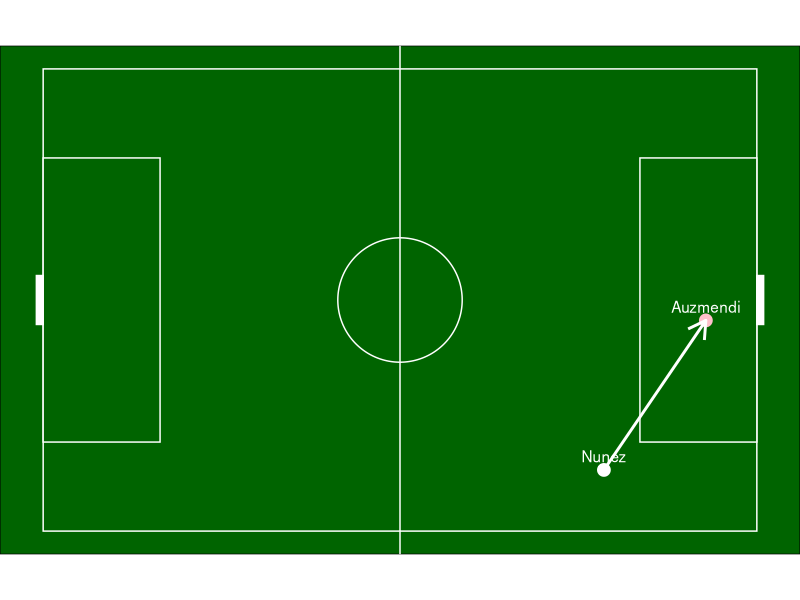
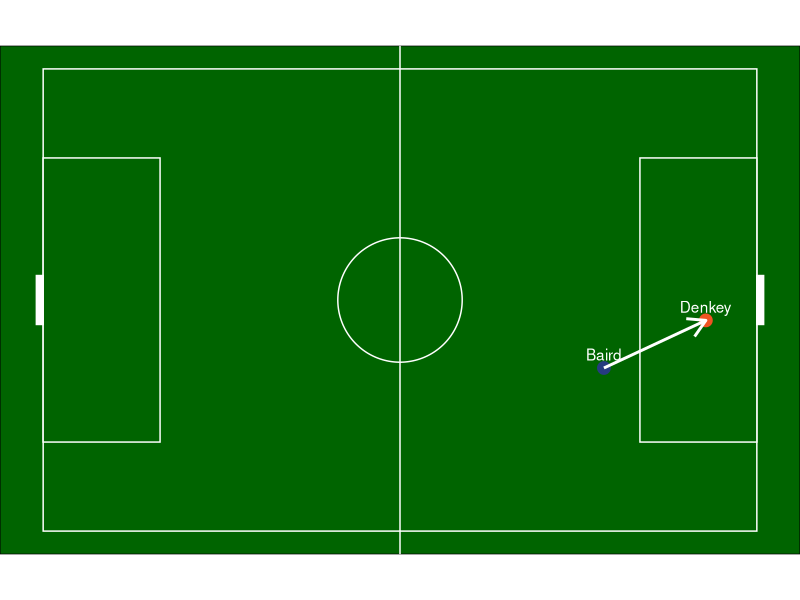

The R source for these figures, in order:
## ---- chunk 1
# Load required libraries
library(ggplot2)
library(grid)
library(ggforce)

# Function definition
create_soccer_field <- function(point1_x = -44.5, point1_y = -10, 
                              point2_x = 15, point2_y = -20,
                              arrow_direction = "2to1",
                              player1_name = NULL,
                              player2_name = NULL,
                              point1_color = "#F05323",
                              point2_color = "#263B80") {
  # Create base plot with field dimensions
  p <- ggplot() +
    # Add field outline
    geom_rect(aes(xmin = -52.5, xmax = 52.5, ymin = -34, ymax = 34),
              fill = "darkgreen", color = "white") +
    # Add penalty areas
    geom_rect(aes(xmin = 35.3, xmax = 52.5, ymin = -20.9, ymax = 20.9),
              fill = "darkgreen", color = "white") +
    geom_rect(aes(xmin = -52.5, xmax = -35.3, ymin = -20.9, ymax = 20.9),
              fill = "darkgreen", color = "white") +
    # Add goals
    geom_rect(aes(xmin = 52.5, xmax = 53.5, ymin = -3.6, ymax = 3.6),
              fill = "white", color = "white") +
    geom_rect(aes(xmin = -53.5, xmax = -52.5, ymin = -3.6, ymax = 3.6),
              fill = "white", color = "white") +
    # Add center circle
    geom_circle(aes(x0 = 0, y0 = 0, r = 9.15), color = "white", fill = "darkgreen") +
    # Add center line
    geom_vline(xintercept = 0, color = "white") +
    # Add points and arrow
    geom_point(aes(x = point1_x, y = point1_y), color = point1_color, size = 4) +
    geom_point(aes(x = point2_x, y = point2_y), color = point2_color, size = 4)
    
  # Add arrow based on direction parameter
  if (arrow_direction == "1to2") {
    p <- p + geom_segment(aes(x = point1_x, y = point1_y,
                             xend = point2_x, yend = point2_y),
                         arrow = arrow(length = unit(0.5, "cm")),
                         color = "white", size = 1)
  } else if (arrow_direction == "2to1") {
    p <- p + geom_segment(aes(x = point2_x, y = point2_y,
                             xend = point1_x, yend = point1_y),
                         arrow = arrow(length = unit(0.5, "cm")),
                         color = "white", size = 1)
  }
  
  # Add player names if provided
  if (!is.null(player1_name)) {
    p <- p + annotate("text", x = point1_x, y = point1_y + 2,
                     label = player1_name, color = "white")
  }
  if (!is.null(player2_name)) {
    p <- p + annotate("text", x = point2_x, y = point2_y + 2,
                     label = player2_name, color = "white")
  }
  
  # Add theme elements
  p + theme_void() +
    theme(panel.background = element_rect(fill = "darkgreen"),
          plot.background = element_rect(fill = "darkgreen")) +
    coord_fixed(ratio = 1)
}
## ---- chunk 2
soccer_field_custom <- create_soccer_field(
    point1_x = 45, 
    point1_y = -3, 
    point2_x = 30, 
    point2_y = -25, 
    arrow_direction = "2to1", 
    player1_name = "Auzmendi",
    player2_name = "Nunez",
    point1_color = "pink",
    point2_color = "white"
)
print(soccer_field_custom)
## ---- chunk 3
soccer_field_custom <- create_soccer_field(point1_x = 45, point1_y = -3, point2_x = 30, point2_y = -10, arrow_direction = "2to1", player1_name = "Denkey",player2_name = "Baird")
soccer_field_custom
